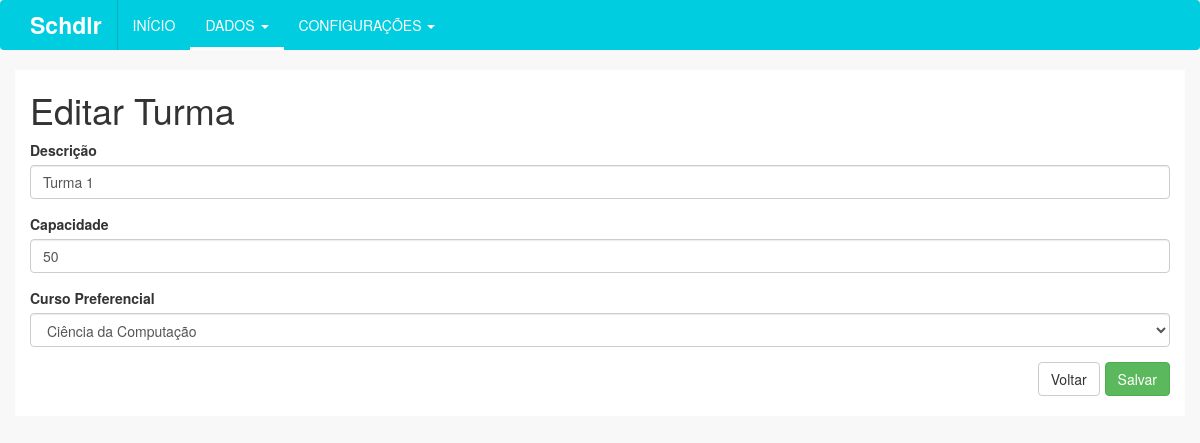
Screenshot of /disciplina/3/turma/editar/21 with the database file from the repository.
### tables this page shows
CREATE TABLE `turma` (
  `idTurma` int(11) NOT NULL,
  `descricao` varchar(45) DEFAULT NULL,
  `capacidade` int(11) NOT NULL,
  `ativo` tinyint(1) NOT NULL DEFAULT '1',
  `excluido` tinyint(1) NOT NULL DEFAULT '0',
  `Disciplina_idDisciplina` int(11) NOT NULL,
  `CursoPreferencial_idCurso` int(11) NOT NULL
);

CREATE TABLE `disciplina_curso` (
  `Disciplina_idDisciplina` int(11) NOT NULL,
  `Curso_idCurso` int(11) NOT NULL,
  `periodo` int(11) NOT NULL
);

CREATE TABLE `curso` (
  `idCurso` int(11) NOT NULL,
  `nome` varchar(255) DEFAULT NULL,
  `descricao` varchar(255) DEFAULT NULL,
  `ativo` tinyint(1) NOT NULL DEFAULT '1',
  `excluido` tinyint(1) NOT NULL DEFAULT '0',
  `Instituto_idInstituto` int(11) NOT NULL
);

### index.php (called while the page is built, shortened)
<?php
	require_once("modelos/DaoCurso.php");
	require_once("controles/Manipulador.php");
	Manipulador::Instancia()->Conteudo();
?>

### modelos/DaoTurma.php (called while the page is built, shortened)
<?php
	require_once("Conexao.php");
	class DaoTurma{
		public static $instancia;
		public static function Instancia(){
			if (!isset(self::$instancia))
				self::$instancia = new DaoTurma();
			return self::$instancia;
		}
		public function CarregarPorId($id){
			try{
				$sql = "SELECT turma.idTurma, turma.CursoPreferencial_idCurso, turma.descricao, turma.Disciplina_idDisciplina, turma.capacidade, turma.ativo, turma.excluido, disciplina.nome as disciplina FROM turma
							INNER JOIN disciplina ON turma.Disciplina_idDisciplina = disciplina.idDisciplina
								WHERE turma.idTurma = :id";
				$p_sql = Conexao::Instancia()->prepare($sql);
				$p_sql->bindValue(":id", $id);
				$p_sql->execute();
				$ar = $p_sql->fetchAll();
				if(sizeof($ar) >= 1)
					return $ar[0];
				else
					return false;
			}
			catch(Exception $e){
				echo "Exception >>> ".$e;
			}
		}
	}
?>

### modelos/Conexao.php (called while the page is built, shortened)
<?php
class Conexao{
	public static $instancia;
	public static function Instancia() {
		if (!isset(self::$instancia)) {
			self::$instancia = new PDO('mysql:host=localhost;dbname=tcc', 'root', '', array(PDO::MYSQL_ATTR_INIT_COMMAND => "SET NAMES utf8"));
			self::$instancia->setAttribute(PDO::ATTR_ERRMODE, PDO::ERRMODE_EXCEPTION);
			self::$instancia->setAttribute(PDO::ATTR_ORACLE_NULLS, PDO::NULL_EMPTY_STRING);
		}
		return self::$instancia;
	}
}
?>

### modelos/DaoCurso.php (called while the page is built, shortened)
<?php
	require_once("Conexao.php");
	class DaoCurso{
		public static $instancia;
		public static function Instancia(){
			if (!isset(self::$instancia))
				self::$instancia = new DaoCurso();
			return self::$instancia;
		}
		public function CarregarPorDisciplina($disciplinaId){
			try{
				$sql = "SELECT * FROM curso INNER JOIN disciplina_curso ON curso.idCurso = disciplina_curso.Curso_idCurso WHERE disciplina_curso.Disciplina_idDisciplina = :disciplinaId";
				$p_sql = Conexao::Instancia()->prepare($sql);
				$p_sql->bindValue(":disciplinaId", $disciplinaId);
				$p_sql->execute();
				return $p_sql->fetchAll();
			}
			catch(Exception $e){
				echo "Exception >>> ".$e;
			}
		}
	}
?>

### visoes/turma/editar.php (the view, shortened to what this page needs)
<?php
	$id = $_GET['aux2'];
	require_once("modelos/DaoTurma.php");
	$dados = DaoTurma::Instancia()->CarregarPorId($id);
  require_once("modelos/DaoCurso.php");
  $cursos = DaoCurso::Instancia()->CarregarPorDisciplina($dados['Disciplina_idDisciplina']);
?>
<h1>Editar Turma</h1>
<form method="POST" action="<?php echo Manipulador::getDir(); ?>controles/turma.php?acao=editar" class="form-validate">
   <div class="form-group">
      <label for="descricao">Descrição</label>
      <input type="text" name="descricao" class="form-control" id="descricao" minlength="5" required value="<?php echo $dados['descricao']; ?>">
    </div>
    <div class="form-group">
      <label for="capacidade">Capacidade</label>
      <input type="text" name="capacidade" class="form-control" id="capacidade" minlength="1" required value="<?php echo $dados['capacidade']; ?>">
    </div>
    <div class="form-group">
      <label for="cursopreferencial">Curso Preferencial</label>
      <select name="cursopreferencial" class="form-control" id="cursopreferencial" required>
        <?php foreach ($cursos as $key => $value) { ?>
            <option value="<?php echo $value["idCurso"]?>" <?php echo ($dados["CursoPreferencial_idCurso"] == $value["idCurso"])?"selected":""; ?>><?php echo $value["nome"]?></option>
        <?php } ?>
      </select>
    </div>
    <button type="submit" class="btn btn-salvar btn-success pull-right">Salvar</button>
    <a href="<?php echo Manipulador::getDir(); ?>disciplina/<?php echo $_GET["acao"]; ?>/turma/"><button type="button" class="btn btn-default pull-right">Voltar</button></a>
</form>
<br>

### css/custom.css (style rules this page uses)
html, body { background-color: #F8F8F8; }
.btn-salvar, .btn-confirmar { margin-left: 5px; }

### rows the page displays
turma: descricao "Turma 1", capacidade "50", cursopreferencial "Ciência da Computação"
